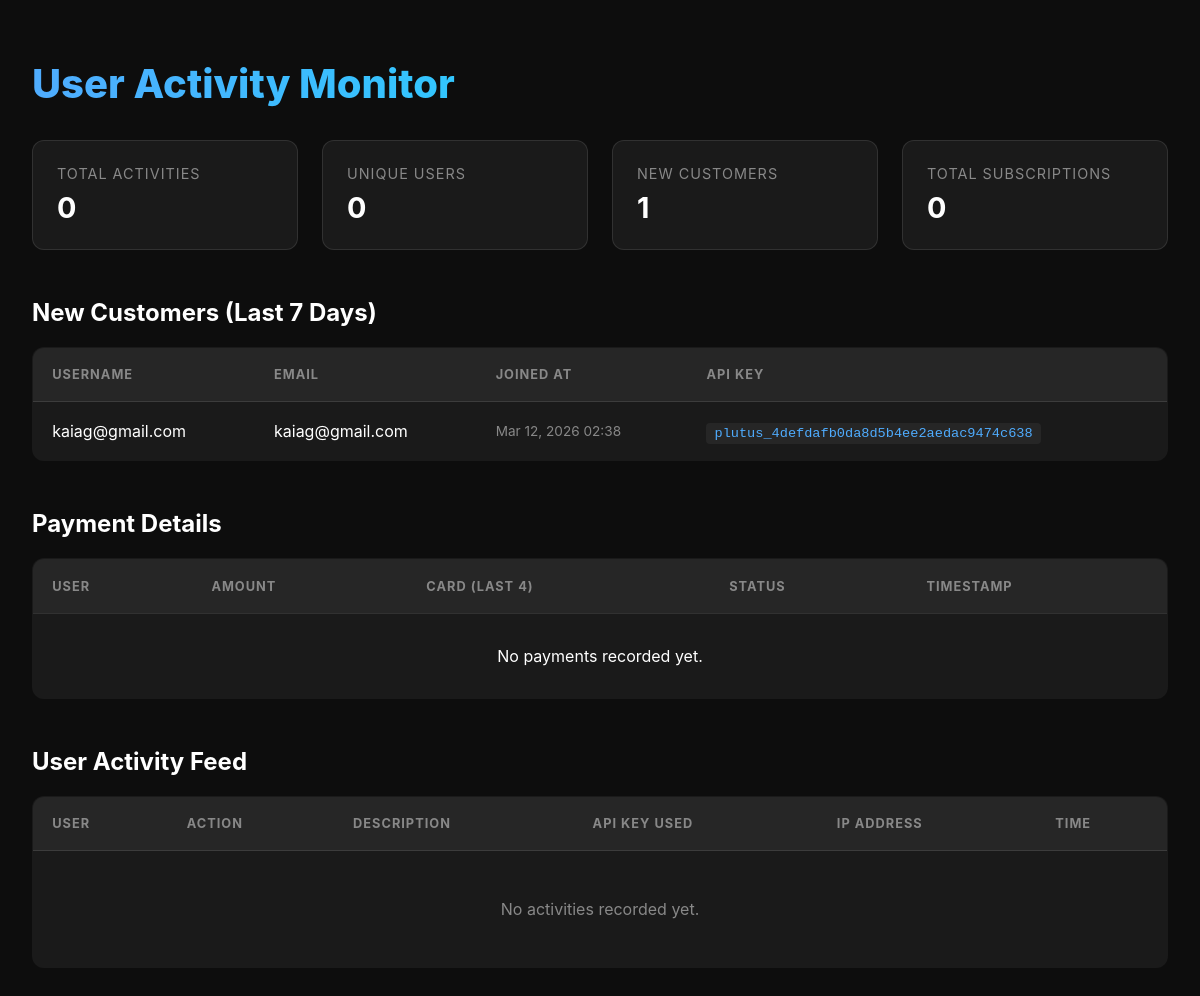
/, run on an earlier commit of the app's database.
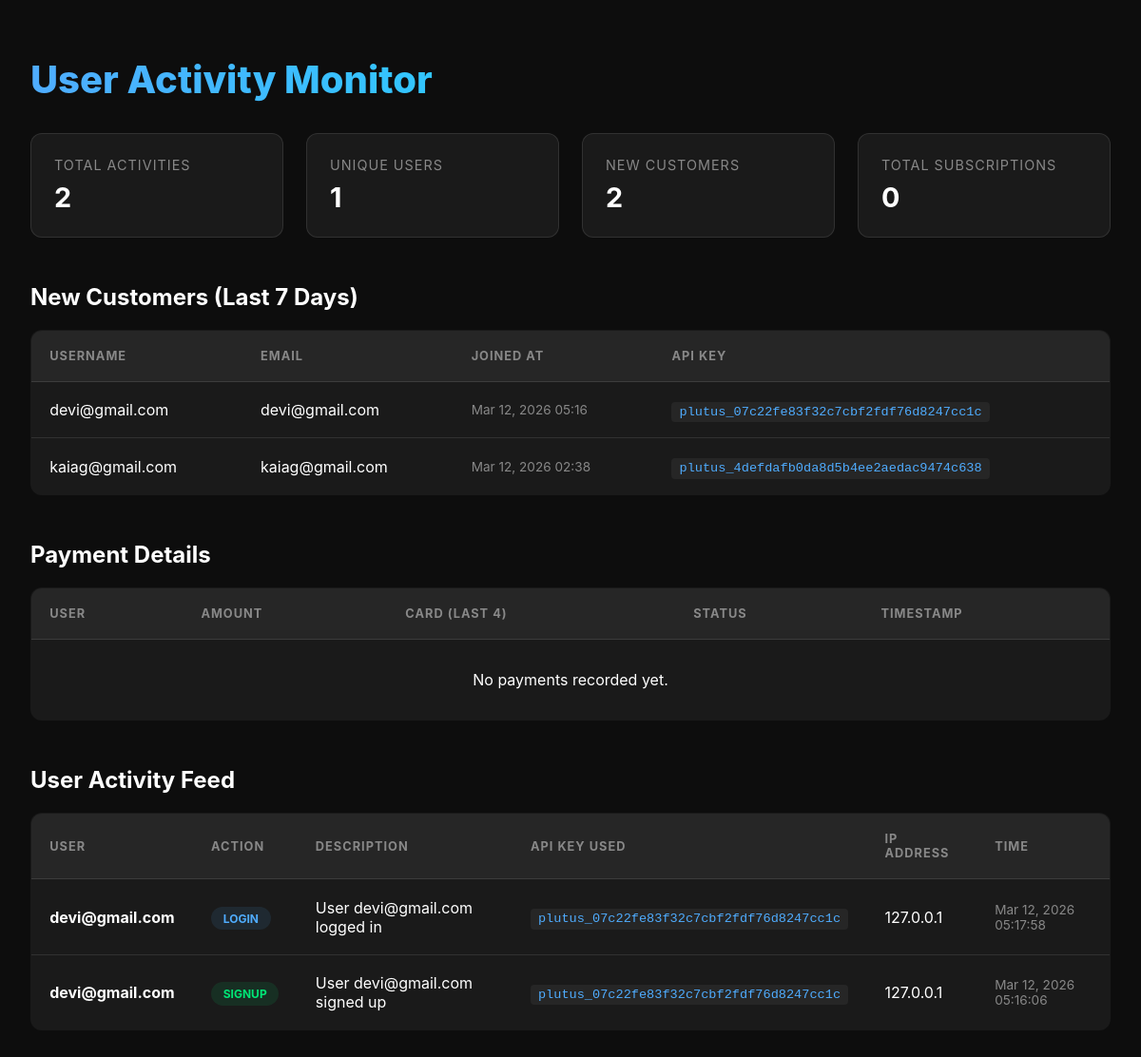
And on a later commit of the database.
### users/models.py (models this page shows, shortened)
class User(AbstractUser):
    phone = models.CharField(max_length=15, blank=True, null=True)
    api_key = models.CharField(max_length=50, blank=True, null=True, unique=True)
    created_at = models.DateTimeField(auto_now_add=True)
    updated_at = models.DateTimeField(auto_now=True)
    class Meta:
        db_table = 'users'

class UserActivity(models.Model):
    ACTION_CHOICES = [
        ('SIGNUP', 'User Signup'),
        ('LOGIN', 'User Login'),
        ('LOGOUT', 'User Logout'),
        ('ADD_STOCK', 'Added Stock to Portfolio'),
        ('REMOVE_STOCK', 'Removed Stock from Portfolio'),
        ('VIEW_STOCKS', 'Viewed Sector Stocks'),
        ('VIEW_PORTFOLIO', 'Viewed Portfolio'),
        ('VIEW_METALS', 'Viewed Metals Prices'),
        ('API_ACCESS', 'Accessed API Endpoint'),
    ]
    user = models.ForeignKey(User, on_delete=models.CASCADE, related_name='activities', null=True, blank=True)
    action = models.CharField(max_length=50, choices=ACTION_CHOICES)
    description = models.TextField(blank=True, null=True)
    api_key_used = models.CharField(max_length=100, blank=True, null=True)
    ip_address = models.GenericIPAddressField(null=True, blank=True)
    timestamp = models.DateTimeField(auto_now_add=True)
    class Meta:
        db_table = 'user_activities'
        ordering = ['-timestamp']

### users/views.py (the view)
# urls.py: path('', activity_dashboard, name='root_dashboard'),
def activity_dashboard(request):
    activities = UserActivity.objects.all().select_related('user')
    total_count = activities.count()
    unique_users_count = activities.values('user').distinct().count()
    last_week = datetime.now() - timedelta(days=7)
    from .models import User
    new_customers = User.objects.filter(date_joined__gte=last_week).order_by('-date_joined')
    payments = PaymentRecord.objects.all().select_related('user').order_by('-timestamp')
    subscriptions = NewsletterSubscription.objects.all().order_by('-subscribed_at')
    context = {
        'activities': activities,
        'total_count': total_count,
        'unique_users_count': unique_users_count,
        'new_customers': new_customers,
        'payments': payments,
        'subscriptions': subscriptions
    }
    return render(request, 'users/activity_dashboard.html', context)

### users/templates/users/activity_dashboard.html (shortened to what the changed rows need)
<!DOCTYPE html>
<html lang="en">
<head>
</head>
<body>
    <div class="container">
        <h1>User Activity Monitor</h1>
        <div class="stats-grid">
            <div class="stat-card">
                <div class="stat-label">Total Activities</div>
                <div class="stat-value">{{ total_count }}</div>
            </div>
            <div class="stat-card">
                <div class="stat-label">Unique Users</div>
                <div class="stat-value">{{ unique_users_count }}</div>
            </div>
            <div class="stat-card">
                <div class="stat-label">New Customers</div>
                <div class="stat-value">{{ new_customers.count }}</div>
            </div>
        </div>
        <h2 style="margin-top: 3rem;">New Customers (Last 7 Days)</h2>
        <table class="activity-table" style="margin-bottom: 3rem;">
            <thead>
                <tr>
                    <th>Username</th>
                    <th>Email</th>
                    <th>Joined At</th>
                    <th>API Key</th>
                </tr>
            </thead>
            <tbody>
                {% for customer in new_customers %}
                <tr>
                    <td>{{ customer.username }}</td>
                    <td>{{ customer.email }}</td>
                    <td class="timestamp">{{ customer.date_joined|date:"M d, Y H:i" }}</td>
                    <td><span class="api-key">{{ customer.api_key|default:"None" }}</span></td>
                </tr>
                {% empty %}
                <tr><td colspan="4" style="text-align: center; padding: 2rem;">No new customers this week.</td></tr>
                {% endfor %}
            </tbody>
        </table>
        <h2>Payment Details</h2>
        <table class="activity-table" style="margin-bottom: 3rem;">
            <thead>
                <tr>
                    <th>User</th>
                    <th>Amount</th>
                    <th>Card (Last 4)</th>
                    <th>Status</th>
                    <th>Timestamp</th>
                </tr>
            </thead>
        </table>
        <h2>User Activity Feed</h2>
        <table class="activity-table">
            <thead>
                <tr>
                    <th>User</th>
                    <th>Action</th>
                    <th>Description</th>
                    <th>API Key Used</th>
                    <th>IP Address</th>
                    <th>Time</th>
                </tr>
            </thead>
            <tbody>
                {% for activity in activities %}
                <tr>
                    <td><strong>{{ activity.user.email|default:"Anonymous" }}</strong></td>
                    <td>
                        <span class="action-badge badge-{{ activity.action|lower|default:'default' }}">
                            {{ activity.action }}
                        </span>
                    </td>
                    <td>{{ activity.description }}</td>
                    <td><span class="api-key">{{ activity.api_key_used|default:"N/A" }}</span></td>
                    <td>{{ activity.ip_address|default:"Unknown" }}</td>
                    <td class="timestamp">{{ activity.timestamp|date:"M d, Y H:i:s" }}</td>
                </tr>
                {% empty %}
                <tr>
                    <td colspan="6" style="text-align: center; padding: 3rem; color: var(--text-secondary);">
                        No activities recorded yet.
                    </td>
                </tr>
                {% endfor %}
            </tbody>
        </table>
    </div>
</body>
</html>

What changed in the data, as far as the page shows it:
added User: username "devi@gmail.com", email "devi@gmail.com", date_joined "Mar 12, 2026 05:16", api_key "plutus_07c22fe83f32c7cbf2fdf76d8247cc1c"
added UserActivity: user.email "devi@gmail.com", action "LOGIN", description "User devi@gmail.com logged in", api_key_used "plutus_07c22fe83f32c7cbf2fdf76d8247cc1c", ip_address "127.0.0.1", timestamp "Mar 12, 2026 05:17:58"
added UserActivity: user.email "devi@gmail.com", action "SIGNUP", description "User devi@gmail.com signed up", api_key_used "plutus_07c22fe83f32c7cbf2fdf76d8247cc1c", ip_address "127.0.0.1", timestamp "Mar 12, 2026 05:16:06"
Also different on the page:
{{ total_count }}: "0" → "2"
{{ unique_users_count }}: "0" → "1"
{{ new_customers.count }}: "1" → "2"
text no longer shown: "No activities recorded yet."
